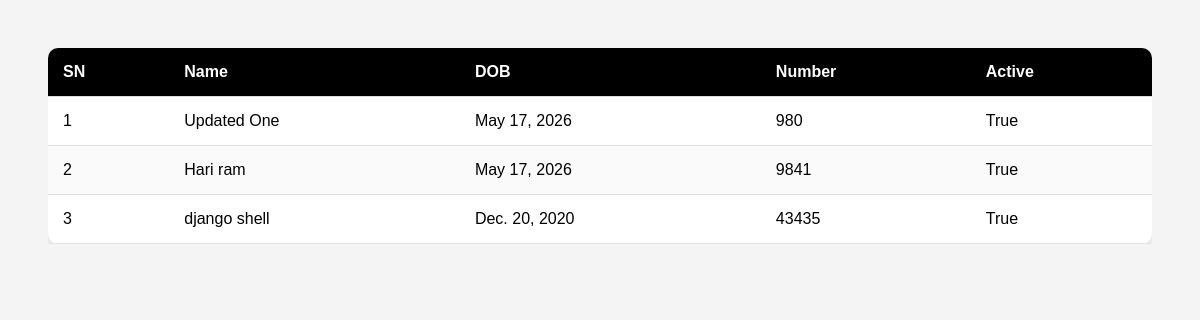
Before: /home/student_list/ with the older database file.
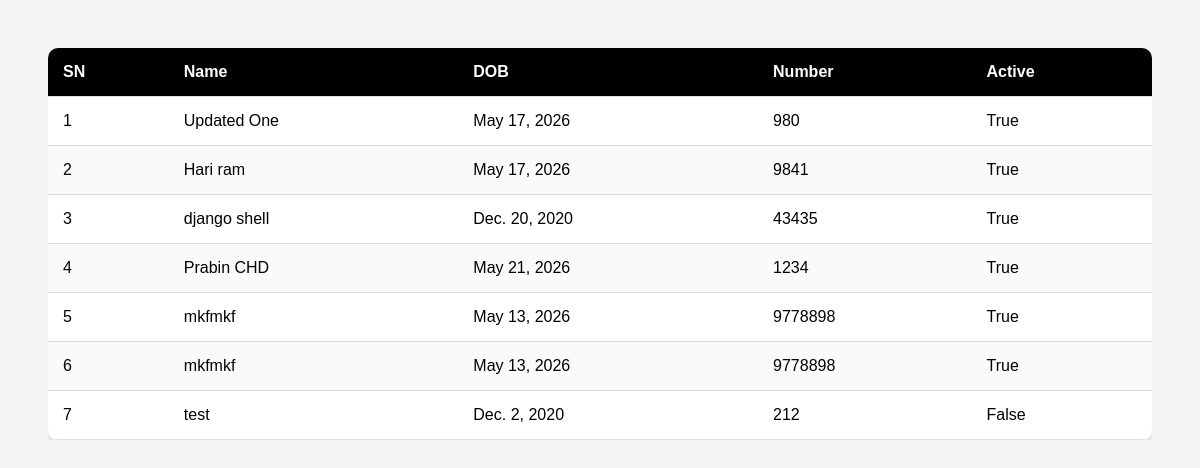
After: the same page with the newer database file.
### home/models.py (models this page shows, shortened)
class Student(models.Model):
    name = models.CharField(max_length=50, null=True, blank= True, help_text="Student full name", verbose_name="Student Name")
    DOB = models.DateField()
    number = models.PositiveIntegerField(default=0)
    is_active = models.BooleanField(default=True)
    class Meta:
     db_table = "student"  #To overwrite the name of table

### home/views.py (the view)
# urls.py: path('student_list/', student_list, name='student'),
def student_list(request):
    student = Student.objects.all()
    context = {
        "student":student
    }
    return render(request, "student/index.html", context)

### home/templates/student/index.html (shortened to what this page needs)
<!DOCTYPE html>
<html lang="en">
<head>
</head>
<body>
  <div class="table-container">
    <table>
      <thead>
        <tr>
          <th>SN</th>
          <th>Name</th>
          <th>DOB</th>
          <th>Number</th>
          <th> Active</th>
        </tr>
      </thead>
      <tbody>
        {% for i in student %}
        <tr>
          <td>{{forloop.counter}}</td>
          <td>{{i.name}}</td>
          <td>{{i.DOB}}</td>
          <td>{{i.number}}</td>
          <td>{{i.is_active}}</td>
        </tr>
        {% endfor %}
      </tbody>
    </table>
  </div>
</body>
</html>

Changed rows visible on the page:
added Student: name "Prabin CHD", DOB "May 21, 2026", number "1234", is_active "True"
added Student: name "mkfmkf", DOB "May 13, 2026", number "9778898", is_active "True"
added Student: name "mkfmkf", DOB "May 13, 2026", number "9778898", is_active "True"
added Student: name "test", DOB "Dec. 2, 2020", number "212", is_active "False"
